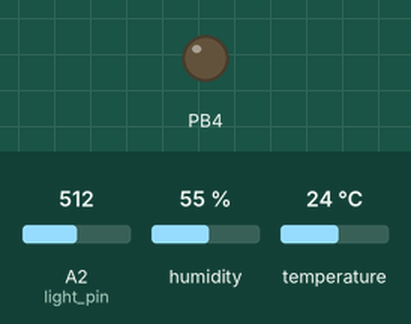
Bench run of a sketch on a simulated ATtiny85, built with avr-gcc and run on an emulated ATtiny85. Shown: output pins drawn as LEDs (lit = HIGH). The inputs (shaded band) are chosen by the test bench; at power-on: A2 (light_pin) = 512, humidity 55 %, temperature 24 °C. No radio packets arrive unless stated.

Above: at 2.9 s.
At 82.9 s:
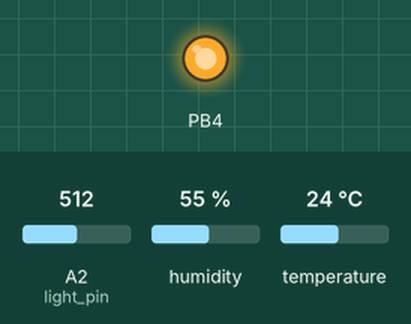
Timing chart, 0 to 86.9 s (numbered marks = the images above):
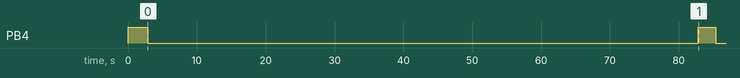

The sketch:

Node1_multipipe7.ino
```cpp
#include <SPI.h>
#include <nRF24L01.h>
#include <RF24.h>
#include <LowPower.h>
#include <elapsedMillis.h>
#include <avr/wdt.h>
#include "DHT.h"
#define DHTPIN 5
#define DHTTYPE DHT22   // DHT 22 (AM2302)
void mydelay(int x);
void read_sensor();
void TX(int t, int h, int l, int g, int w,int vbat);
void wakeUp();
DHT dht(DHTPIN, DHTTYPE);
RF24 radio(9,10);
boolean flag = false,motion=false;
const uint64_t pipes[1] = { 0xE7D3F03577};
const int light_pin = A2, Gass_pin = A0,wakeUpPin = 3;
int temp=26, humidity=18, te=0,hu=0;
int node_address=1;
String out_char="";
char charbuff[50];
int dataready=0;
String stringbuff = "";
int lightlevel=0, high = 0, low = 1023;
int interrupt_handled=0;
int index=0;
int sensorvalue;  // variable to store the value coming from the sensor
int vbat=0;
elapsedMillis stopwatch;

int readVcc() {
  // Read 1.1V reference against AVcc
  // set the reference to Vcc and the measurement to the internal 1.1V reference
  #if defined(__AVR_ATmega32U4__) || defined(__AVR_ATmega1280__) || defined(__AVR_ATmega2560__)
    ADMUX = _BV(REFS0) | _BV(MUX4) | _BV(MUX3) | _BV(MUX2) | _BV(MUX1);
  #elif defined (__AVR_ATtiny24__) || defined(__AVR_ATtiny44__) || defined(__AVR_ATtiny84__)
    ADMUX = _BV(MUX5) | _BV(MUX0);
  #elif defined (__AVR_ATtiny25__) || defined(__AVR_ATtiny45__) || defined(__AVR_ATtiny85__)
    ADMUX = _BV(MUX3) | _BV(MUX2);
  #else
    ADMUX = _BV(REFS0) | _BV(MUX3) | _BV(MUX2) | _BV(MUX1);
  #endif

  delay(2); // Wait for Vref to settle
  ADCSRA |= _BV(ADSC); // Start conversion
  while (bit_is_set(ADCSRA,ADSC)); // measuring

  uint8_t low  = ADCL; // must read ADCL first - it then locks ADCH
  uint8_t high = ADCH; // unlocks both

  long result = (high<<8) | low;

  result = 1125300L / result; // Calculate Vcc (in mV); 1125300 = 1.1*1023*1000
  return result; // Vcc in millivolts
}

void read_sensor(){
    te=dht.readTemperature();
    hu=dht.readHumidity();
  for(int i=1;te==0 && hu==0 && i<3 ;i++)
  {
    delay(1000+(i*500));
    te=dht.readTemperature();
    hu=dht.readHumidity();
    wdt_reset();
  }
  if(te!=0 && hu!=0){
    temp=te;
    humidity=hu;
  }
  lightlevel = analogRead(light_pin);
  vbat=readVcc();
  //sensorvalue = analogRead(Gass_pin);
  TX(temp, humidity,lightlevel, sensorvalue, motion,vbat);
}
void TX(int t, int h, int l, int g, int m,int vbat)
{
  wdt_reset();
  radio.powerUp();
  digitalWrite(7, 1);
  out_char="";
  //sprintf(out_char,"@%d,t1%d,h1%d,l1%d,g1%d,m1%d,\n",node_address,t,h,l,g,m);
  out_char=out_char+'@'+node_address+",t1"+t+",h1"+h+",l1"+l+",m1"+m+","+vbat+".";
  for(int i=0;i<34;i++){
    if(out_char[i]=='.')
      index=i+2;
  }
  //Serial.println(index);

  flag=false;
  for(int i=0;i<10 && !flag;i++)
  {
      radio.openWritingPipe(pipes[0]);
      radio.stopListening();
      //Serial.println(out_char);
      out_char.toCharArray(charbuff, index);
      //Serial.println(charbuff);
      radio.write(charbuff,index);
      radio.openReadingPipe(0, pipes[0]);
      radio.startListening();


     for(unsigned int j=0; j<2000  ;j++)
     {

      if (radio.available())
      {
        char text[35] = {0};
        radio.read(&text, sizeof(text));
        Serial.println(text);
        String ack="";
        ack=ack+"ack"+node_address;
        char const_ack[4]="";
        ack.toCharArray(const_ack, 5);
        int result=strcmp(text, const_ack);
        if(result==0)
        {
          motion=false;
          flag=true;
          out_char="";
          break;
        }
      }
    }

    //delay(100);


  }

 digitalWrite(4, 0);
 digitalWrite(7, 0);
}
void wakeUp()
{
    detachInterrupt(digitalPinToInterrupt(wakeUpPin));
    interrupt_handled=1;
    motion=true;
    radio.powerUp();
    digitalWrite(4, 1);
    digitalWrite(7, 1);
    lightlevel = analogRead(light_pin);
    //Serial.println("motion detection");
    TX(temp, humidity, lightlevel, sensorvalue, motion,vbat);
    digitalWrite(4, 0);
    digitalWrite(7, 0);
}
void setup()
{
    wdt_disable();
    //To reduce power, setup all pins as inputs with no pullups
    for(int x = 1 ; x < 18 ; x++)
    {
      pinMode(x, INPUT);
     // digitalWrite(x, LOW);
    }
    while (!Serial);
    Serial.begin(9600);
    radio.begin();
    radio.setPALevel( RF24_PA_MAX ) ;
    radio.setChannel(0);
    radio.setDataRate(RF24_250KBPS);
    radio.setRetries(2,15);
    radio.openWritingPipe(pipes[0]);
    radio.stopListening();

    // Configure wake up pin as input.
    // This will consumes few uA of current.
    pinMode(wakeUpPin, INPUT);
    pinMode(5,OUTPUT);
    pinMode(4,OUTPUT);
    pinMode(7,OUTPUT);
    digitalWrite(4,1);
    digitalWrite(7,1);
    delay(100);
    digitalWrite(7,0);
    delay(100);
    digitalWrite(7,1);
    delay(100);
    digitalWrite(7,0);
    String buff="";
    buff=buff+"node "+ node_address+" test";
    char out_buff[20];
    buff.toCharArray(out_buff, 12);
    radio.write(out_buff,13);
    radio.write(out_buff,13);
    radio.write(out_buff,13);
    dht.begin();
    delay(700);

    //sensorvalue = analogRead(Gass_pin);
    wdt_enable(WDTO_8S);
    wdt_reset();
    read_sensor();
    //TX(temp, humidity,lightlevel, sensorvalue, motion,vbat);
    attachInterrupt(digitalPinToInterrupt(wakeUpPin), wakeUp, RISING);
}
void loop()
{
      //delay(100);
      radio.powerDown();
      for(int i=0;i<10;i++)
      {
        wdt_disable();
        //delay(100);
        attachInterrupt(digitalPinToInterrupt(wakeUpPin), wakeUp, RISING);
        LowPower.powerDown(SLEEP_8S, ADC_OFF, BOD_OFF);
        wdt_enable(WDTO_8S);
        wdt_reset();
      }
    if(interrupt_handled==0){
      radio.powerUp();
      digitalWrite(4, 1);
      //digitalWrite(7, 1);
      dht.begin();
      delay(700);
      read_sensor();
    }
    interrupt_handled=0;
}
```

Measured:
- by itself, PB4: HIGH → LOW at 2.8 s, → HIGH 80.0 s later, → LOW 2.5 s later
